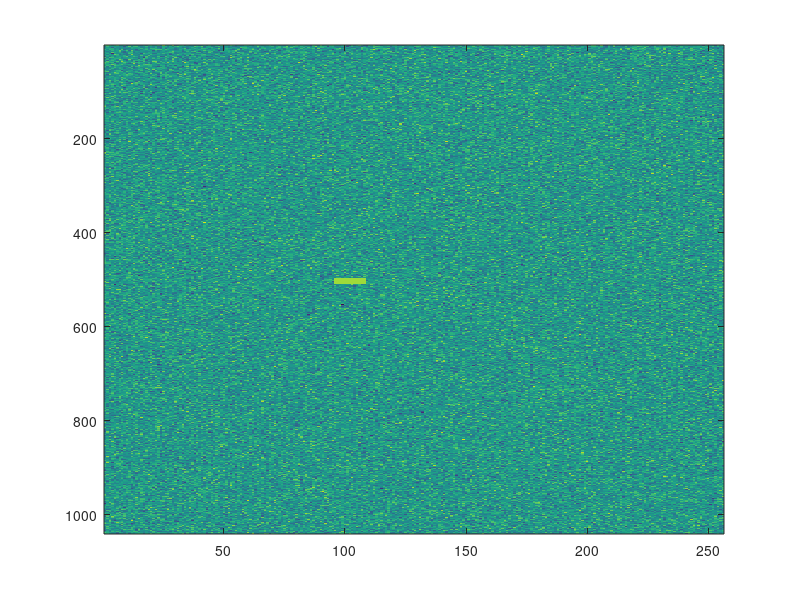
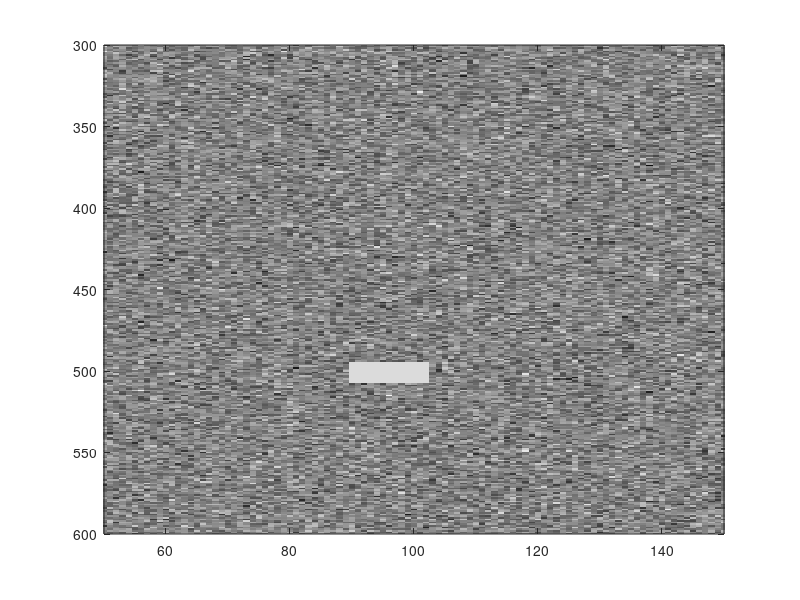
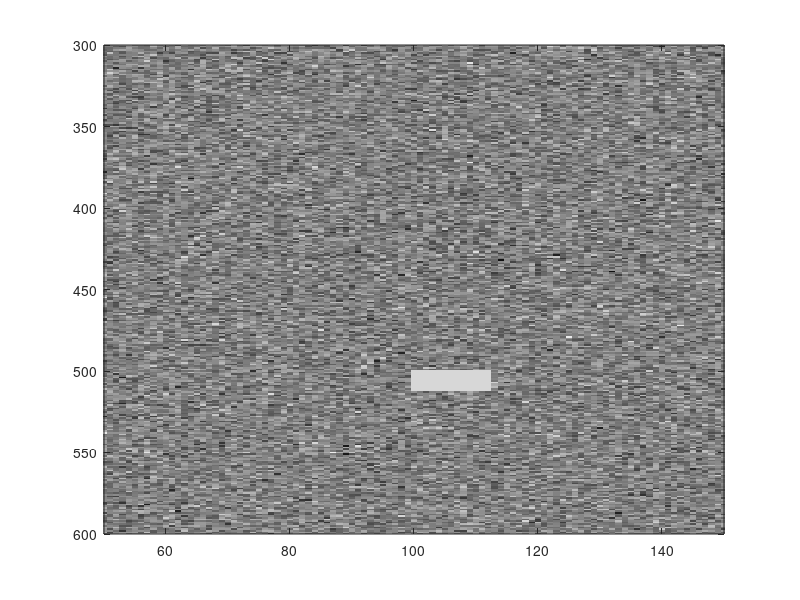
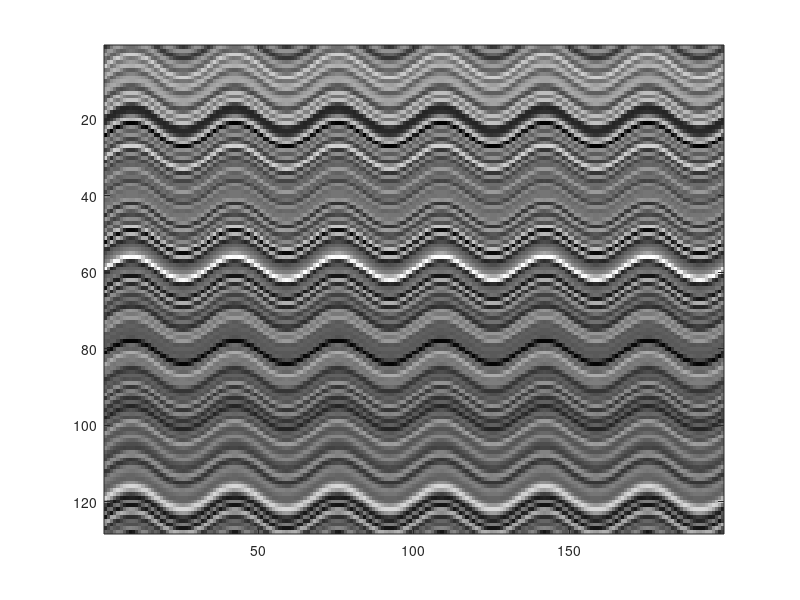

Write the MATLAB code that produced these figures, in order. (Note: this script raises an error after producing the figures.)
%%*****************************CREATE RAW TEST DATA************************
%% also create data
maxFrames=10;
frameSize_rc=[1040,256];
%shiftAmount=[ 0 1 2 3 4 5 6 5 4 3 2 1 0];
shiftAmount=[ 6 5 4 3 2 1 0 1 2 3 4 5 6];
A_all=randn(frameSize_rc(1)+10,frameSize_rc(2)+10);
A_all(500:512,100:112)=3;

Im=zeros(frameSize_rc(1),frameSize_rc(2),maxFrames);

for ii=1:size(Im,3)
    totalShift(ii)=shiftAmount(mod(ii,length(shiftAmount))+1);
    Im(:,:,ii)=A_all((1:frameSize_rc(1))+totalShift(ii),(1:frameSize_rc(2))+totalShift(ii));
end


f1=figure;
for ii=1:size(Im,3)
    figure(f1);
    imagesc(Im(:,:,ii));
    pause(1)
end

save(['test_linear_dn_data.mat'],'Im');




%% create a circle
maxFrames=20;
frameSize_rc=[1040,256];
% shiftAmountRow=[ 0 1 2 3 4 5 6 5 4 3 2 1 0];
% shiftAmountColumn=[ 0 1 2 3 4 5 6 5 4 3 2 1 0];

theta=linspace(0,360,maxFrames)*(pi/180);
shiftAmountRow=round((sin(theta)+1)*5);
shiftAmountColumn=round((cos(theta)+1)*5);
A_all=randn(frameSize_rc(1)+20,frameSize_rc(2)+20);

A_all(500:512,100:112)=3;

Im=zeros(frameSize_rc(1),frameSize_rc(2),maxFrames);

for ii=1:size(Im,3)
    totalShiftRow(ii)=shiftAmountRow(mod(ii,length(shiftAmountRow))+1);
    totalShiftColumn(ii)=shiftAmountColumn(mod(ii,length(shiftAmountColumn))+1);
    Im(:,:,ii)=A_all((1:frameSize_rc(1))+totalShiftRow(ii),(1:frameSize_rc(2))+totalShiftColumn(ii));
end


f1=figure;
for ii=1:size(Im,3)
    figure(f1);
    imagesc(Im(:,:,ii));
    axis([50 150 300 600])
    colormap(gray)
    pause(.3)
end

save(['test_data_circle_small.mat'],'Im');


%% Line angle
maxFrames=20;
frameSize_rc=[1040,256];

shiftAmountColumn=[ 0:(maxFrames-1)];
shiftAmountRow=round(tand(15)*shiftAmountColumn);

A_all=randn(frameSize_rc(1)+20,frameSize_rc(2)+20);

A_all(500:512,100:112)=3;

Im=zeros(frameSize_rc(1),frameSize_rc(2),maxFrames);

for ii=1:size(Im,3)
    totalShiftRow(ii)=shiftAmountRow(mod(ii,length(shiftAmountRow))+1);
    totalShiftColumn(ii)=shiftAmountColumn(mod(ii,length(shiftAmountColumn))+1);
    Im(:,:,ii)=A_all((1:frameSize_rc(1))+totalShiftRow(ii),(1:frameSize_rc(2))+totalShiftColumn(ii));
end


f1=figure;
for ii=1:size(Im,3)
    figure(f1);
    imagesc(Im(:,:,ii));
    axis([50 150 300 600])
    colormap(gray)
    pause(.3)
end

save(['test_data_line_angle.mat'],'Im');
%% *************************************CREATE CORR TEST DATA ***********************
%% generate test lattice
latticeTest=zeros(128,199);

maxShift=3;
x=randn(size(latticeTest,1)+maxShift*2,1);
x=x-min(x);
xTranslate=maxShift*sin(6*2*pi*(0:(size(latticeTest,2)-1))/size(latticeTest,2));

for ii=1:length(xTranslate)
    latticeTest(:,ii)=interp1((-maxShift:(size(latticeTest,1)-1+maxShift)),x,(0:(size(latticeTest,1)-1))+xTranslate(ii),'spline');
end

figure;
imagesc(latticeTest)
colormap(gray);
%%
[roiOut]=calc1DTrack(caseFile,roiList,latticeTest,'showGraphics',true, ...
    'compute1DSpeckleTrackOptions',{'corrInterpMethod','spline','templateFrameOffset',-3});

[imH,figH]=showTrackBlock(caseFile,roiList,roiOut,latticeTest)
